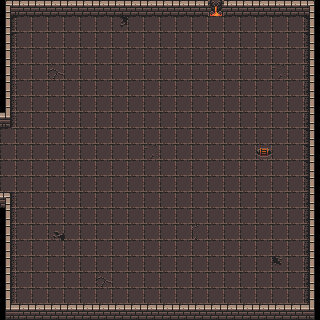

This is a level from a 2D game, rendered from its Tiled map with the project's own tilesets. A one-line summary and the complete map file follow:
An orthogonal 20x20 tile map with 16x16 px tiles, 3 tile layers (floor, walls, demi_walls), 3 tilesets and 2 objects (portal).

<map version="1.10" tiledversion="1.11.2" orientation="orthogonal" renderorder="right-down" width="20" height="20" tilewidth="16" tileheight="16" infinite="0" nextlayerid="6" nextobjectid="18">
 <tileset firstgid="1" source="../atlas_walls_low-16x16.tsx" />
 <tileset firstgid="49" source="../atlas_floor-16x16.tsx" />
 <tileset firstgid="98" source="../dungeon-tileset.tsx" />
 <layer id="3" name="floor" width="20" height="20">
  <data encoding="csv">
0,0,0,0,0,0,0,0,0,0,0,0,0,0,0,0,0,0,0,0,
67,49,49,49,49,49,49,63,49,49,49,49,49,49,49,49,49,49,49,68,
67,49,49,49,49,49,49,49,49,49,49,49,49,49,49,49,49,49,49,68,
74,49,49,49,49,49,49,49,49,49,49,49,49,49,49,49,49,49,49,75,
74,49,49,50,49,49,49,49,49,49,49,49,49,49,49,49,49,51,49,75,
74,49,49,49,49,49,49,49,49,49,49,49,49,49,49,49,49,49,49,75,
74,49,49,49,49,49,49,49,49,49,49,49,49,49,49,49,49,49,49,75,
74,49,49,49,49,49,49,49,49,49,49,49,49,49,49,49,49,49,49,75,
49,49,49,49,49,49,49,49,49,49,49,49,49,49,49,49,49,49,49,68,
49,49,49,49,49,49,49,49,49,51,49,49,49,49,49,49,65,49,49,68,
49,49,49,49,49,49,49,49,49,49,49,49,49,49,49,49,49,49,49,68,
49,49,49,49,49,49,49,49,49,49,49,49,49,49,49,49,49,49,49,68,
74,49,49,49,49,49,49,49,49,49,49,49,49,49,49,49,49,49,49,75,
74,49,49,49,49,49,49,49,49,49,49,49,49,49,49,49,49,49,49,75,
74,49,49,58,49,49,49,49,49,49,49,49,57,49,49,49,49,49,49,75,
74,49,49,49,49,49,49,49,49,49,49,49,49,49,49,49,49,49,49,75,
74,49,49,49,49,49,49,49,49,49,49,49,49,49,49,49,49,64,49,75,
74,49,49,49,49,49,50,49,49,49,49,49,49,49,49,49,49,49,49,75,
74,49,49,49,49,49,49,49,49,49,49,49,49,49,49,49,49,49,49,75,
0,0,0,0,0,0,0,0,0,0,0,0,0,0,0,0,0,0,0,0
</data>
 </layer>
 <layer id="1" name="walls" width="20" height="20">
  <data encoding="csv">
2,39,39,39,39,39,39,39,39,39,39,39,39,134,39,39,39,39,39,4,
0,0,0,0,0,0,0,0,0,0,0,0,0,0,0,0,0,0,0,0,
0,0,0,0,0,0,0,0,0,0,0,0,0,0,0,0,0,0,0,0,
0,0,0,0,0,0,0,0,0,0,0,0,0,0,0,0,0,0,0,0,
0,0,0,0,0,0,0,0,0,0,0,0,0,0,0,0,0,0,0,0,
0,0,0,0,0,0,0,0,0,0,0,0,0,0,0,0,0,0,0,0,
0,0,0,0,0,0,0,0,0,0,0,0,0,0,0,0,0,0,0,0,
0,0,0,0,0,0,0,0,0,0,0,0,0,0,0,0,0,0,0,0,
0,0,0,0,0,0,0,0,0,0,0,0,0,0,0,0,0,0,0,0,
0,0,0,0,0,0,0,0,0,0,0,0,0,0,0,0,0,0,0,0,
0,0,0,0,0,0,0,0,0,0,0,0,0,0,0,0,0,0,0,0,
0,0,0,0,0,0,0,0,0,0,0,0,0,0,0,0,0,0,0,0,
0,0,0,0,0,0,0,0,0,0,0,0,0,0,0,0,0,0,0,0,
0,0,0,0,0,0,0,0,0,0,0,0,0,0,0,0,0,0,0,0,
0,0,0,0,0,0,0,0,0,0,0,0,0,0,0,0,0,0,0,0,
0,0,0,0,0,0,0,0,0,0,0,0,0,0,0,0,0,0,0,0,
0,0,0,0,0,0,0,0,0,0,0,0,0,0,0,0,0,0,0,0,
0,0,0,0,0,0,0,0,0,0,0,0,0,0,0,0,0,0,0,0,
0,0,0,0,0,0,0,0,0,0,0,0,0,0,0,0,0,0,0,0,
26,39,39,39,39,39,39,39,39,39,39,39,39,39,39,39,39,39,39,28
</data>
 </layer>
 <layer id="2" name="demi_walls" width="20" height="20">
  <data encoding="csv">
0,0,0,0,0,0,0,0,0,0,0,0,0,0,0,0,0,0,0,0,
13,0,0,0,0,0,0,0,0,0,0,0,0,0,0,0,0,0,0,13,
13,0,0,0,0,0,0,0,0,0,0,0,0,0,0,0,0,0,0,13,
13,0,0,0,0,0,0,0,0,0,0,0,0,0,0,0,0,0,0,13,
13,0,0,0,0,0,0,0,0,0,0,0,0,0,0,0,0,0,0,13,
13,0,0,0,0,0,0,0,0,0,0,0,0,0,0,0,0,0,0,13,
13,0,0,0,0,0,0,0,0,0,0,0,0,0,0,0,0,0,0,13,
28,0,0,0,0,0,0,0,0,0,0,0,0,0,0,0,0,0,0,13,
0,0,0,0,0,0,0,0,0,0,0,0,0,0,0,0,0,0,0,13,
0,0,0,0,0,0,0,0,0,0,0,0,0,0,0,0,0,0,0,13,
0,0,0,0,0,0,0,0,0,0,0,0,0,0,0,0,0,0,0,13,
0,0,0,0,0,0,0,0,0,0,0,0,0,0,0,0,0,0,0,13,
4,0,0,0,0,0,0,0,0,0,0,0,0,0,0,0,0,0,0,13,
13,0,0,0,0,0,0,0,0,0,0,0,0,0,0,0,0,0,0,13,
13,0,0,0,0,0,0,0,0,0,0,0,0,0,0,0,0,0,0,13,
13,0,0,0,0,0,0,0,0,0,0,0,0,0,0,0,0,0,0,13,
13,0,0,0,0,0,0,0,0,0,0,0,0,0,0,0,0,0,0,13,
13,0,0,0,0,0,0,0,0,0,0,0,0,0,0,0,0,0,0,13,
13,0,0,0,0,0,0,0,0,0,0,0,0,0,0,0,0,0,0,13,
0,0,0,0,0,0,0,0,0,0,0,0,0,0,0,0,0,0,0,0
</data>
 </layer>
 <objectgroup id="4" name="collisions" />
 <objectgroup id="5" name="entities">
  <object id="16" name="portal" type="portal" x="256.664" y="143.476" width="15.0687" height="15.2972">
   <properties>
    <property name="destination" value="GENERATE" />
   </properties>
  </object>
  <object id="17" x="143.126" y="151.341">
   <properties>
    <property name="type" value="dwarf_npc" />
   </properties>
   <point />
  </object>
 </objectgroup>
</map>
